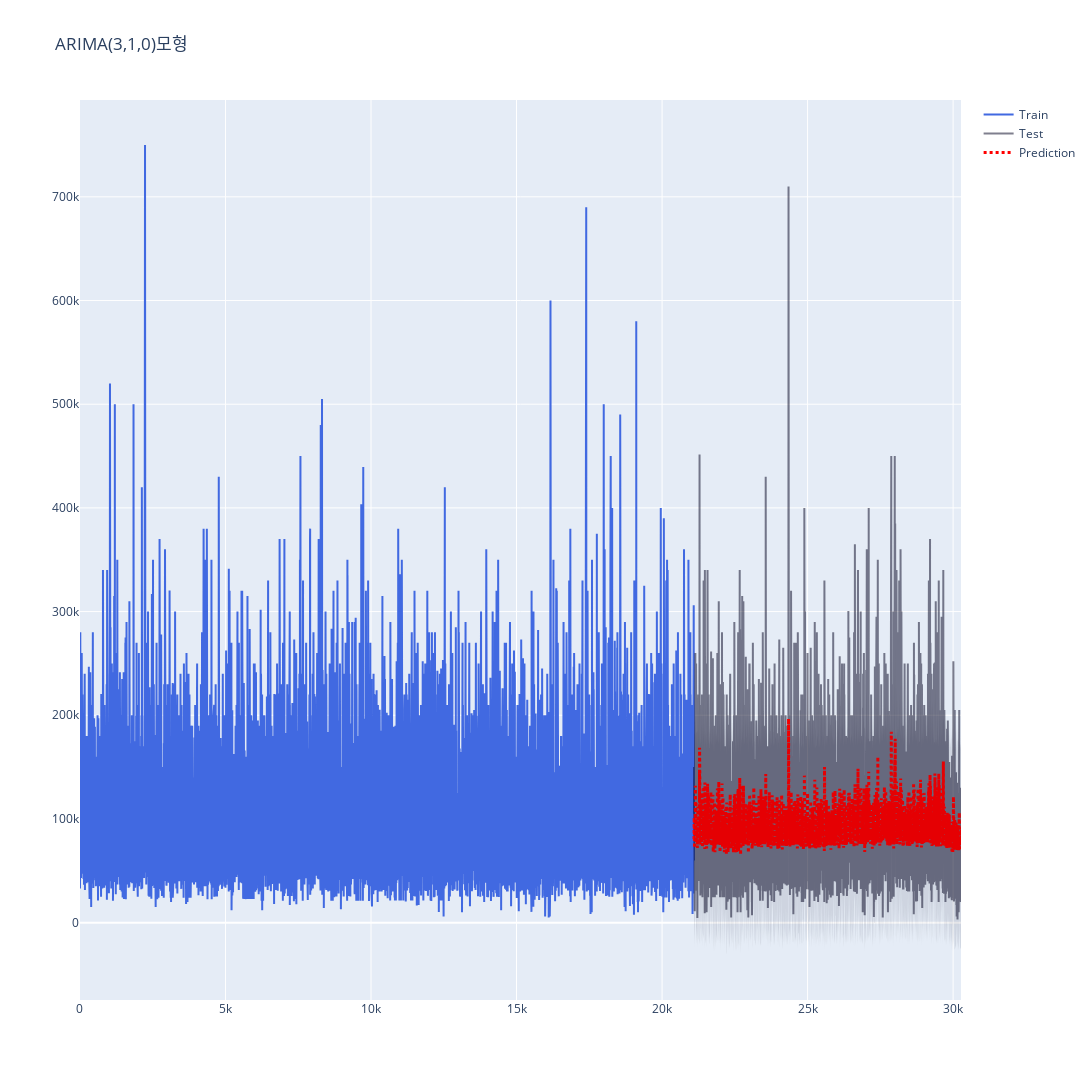

Write notebook code for a chart like this one.
### Code cell
from plotly.subplots import make_subplots
import plotly.graph_objects as go

fig = go.Figure([
    # 훈련 데이터-------------------------------------------------------
    go.Scatter(x = y_train.index, y = y_train, name = "Train", mode = 'lines'
              ,line=dict(color = 'royalblue'))
    # 테스트 데이터------------------------------------------------------
    , go.Scatter(x = y_test.index, y = y_test, name = "Test", mode = 'lines'
                ,line = dict(color = 'rgba(0,0,30,0.5)'))
    # 예측값-----------------------------------------------------------
    , go.Scatter(x = y_test.index, y = y_pred, name = "Prediction", mode = 'lines'
                     ,line = dict(color = 'red', dash = 'dot', width=3))
    
    # 신뢰 구간---------------------------------------------------------
    , go.Scatter(x = y_test.index.tolist() + y_test.index[::-1].tolist() 
                ,y = pred_upper + pred_lower[::-1] ## 상위 신뢰 구간 -> 하위 신뢰 구간 역순으로
                ,fill='toself'
                ,fillcolor='rgba(0,0,30,0.1)'
                ,line=dict(color='rgba(0,0,0,0)')
                ,hoverinfo="skip"
                ,showlegend=False)
])

fig.update_layout(height=1080, width=1920, title_text="ARIMA(3,1,0)모형")
fig.show()

### Figure 1 — Plotly figure (JSON) as saved in the notebook; plotly's stock layout.template omitted (floating-point values rounded to 4 significant figures; data arrays with more than 128 entries replaced by an {"elided": "..."} marker saying what was removed)
{"data": [{"line": {"color": "royalblue"}, "mode": "lines", "name": "Train", "type": "scatter", "x": {"elided": "19093 int values"}, "y": {"elided": "19093 int values"}}, {"line": {"color": "rgba(0,0,30,0.5)"}, "mode": "lines", "name": "Test", "type": "scatter", "x": {"elided": "8184 int values"}, "y": {"elided": "8184 int values"}}, {"line": {"color": "red", "dash": "dot", "width": 3}, "mode": "lines", "name": "Prediction", "type": "scatter", "x": {"elided": "8184 int values"}, "y": {"elided": "8184 float values"}}, {"fill": "toself", "fillcolor": "rgba(0,0,30,0.1)", "hoverinfo": "skip", "line": {"color": "rgba(0,0,0,0)"}, "showlegend": false, "type": "scatter", "x": {"elided": "16368 int values"}, "y": {"elided": "16368 float values"}}], "layout": {"height": 1080, "title": {"text": "ARIMA(3,1,0)모형"}, "width": 1920}}
